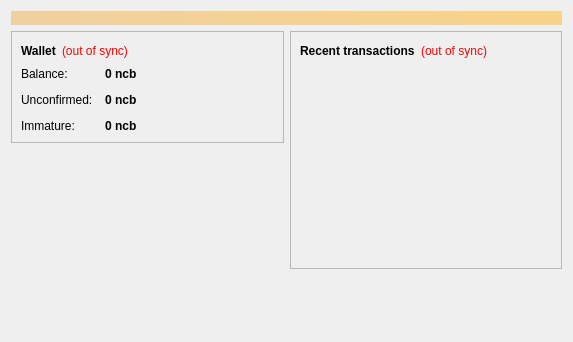
<?xml version="1.0" encoding="UTF-8"?>
<ui version="4.0">
 <class>OverviewPage</class>
 <widget class="QWidget" name="OverviewPage">
  <property name="geometry">
   <rect>
    <x>0</x>
    <y>0</y>
    <width>573</width>
    <height>342</height>
   </rect>
  </property>
  <property name="windowTitle">
   <string>Form</string>
  </property>
  <layout class="QVBoxLayout" name="topLayout">
   <item>
    <widget class="QLabel" name="labelAlerts">
     <property name="visible">
      <bool>false</bool>
     </property>
     <property name="styleSheet">
      <string notr="true">background-color: qlineargradient(x1: 0, y1: 0, x2: 1, y2: 0, stop:0 #F0D0A0, stop:1 #F8D488); color:#000000;</string>
     </property>
     <property name="wordWrap">
      <bool>true</bool>
     </property>
     <property name="margin">
      <number>3</number>
     </property>
    </widget>
   </item>
   <item>
    <layout class="QHBoxLayout" name="horizontalLayout" stretch="1,1">
     <item>
      <layout class="QVBoxLayout" name="verticalLayout_2">
       <item>
        <widget class="QFrame" name="frame">
         <property name="frameShape">
          <enum>QFrame::StyledPanel</enum>
         </property>
         <property name="frameShadow">
          <enum>QFrame::Raised</enum>
         </property>
         <layout class="QVBoxLayout" name="verticalLayout_4">
          <item>
           <layout class="QHBoxLayout" name="horizontalLayout_4">
            <item>
             <widget class="QLabel" name="label_5">
              <property name="font">
               <font>
                <weight>75</weight>
                <bold>true</bold>
               </font>
              </property>
              <property name="text">
               <string>Wallet</string>
              </property>
             </widget>
            </item>
            <item>
             <widget class="QLabel" name="labelWalletStatus">
              <property name="toolTip">
               <string>The displayed information may be out of date. Your wallet automatically synchronizes with the NerveCoinBeta network after a connection is established, but this process has not completed yet.</string>
              </property>
              <property name="styleSheet">
               <string notr="true">QLabel { color: red; }</string>
              </property>
              <property name="text">
               <string notr="true">(out of sync)</string>
              </property>
              <property name="alignment">
               <set>Qt::AlignLeading|Qt::AlignLeft|Qt::AlignVCenter</set>
              </property>
             </widget>
            </item>
            <item>
             <spacer name="horizontalSpacer_2">
              <property name="orientation">
               <enum>Qt::Horizontal</enum>
              </property>
              <property name="sizeHint" stdset="0">
               <size>
                <width>40</width>
                <height>20</height>
               </size>
              </property>
             </spacer>
            </item>
           </layout>
          </item>
          <item>
           <layout class="QFormLayout" name="formLayout_2">
            <property name="fieldGrowthPolicy">
             <enum>QFormLayout::AllNonFixedFieldsGrow</enum>
            </property>
            <property name="horizontalSpacing">
             <number>12</number>
            </property>
            <property name="verticalSpacing">
             <number>12</number>
            </property>
            <item row="0" column="0">
             <widget class="QLabel" name="label">
              <property name="text">
               <string>Balance:</string>
              </property>
             </widget>
            </item>
            <item row="0" column="1">
             <widget class="QLabel" name="labelBalance">
              <property name="font">
               <font>
                <weight>75</weight>
                <bold>true</bold>
               </font>
              </property>
              <property name="cursor">
               <cursorShape>IBeamCursor</cursorShape>
              </property>
              <property name="toolTip">
               <string>Your current balance</string>
              </property>
              <property name="text">
               <string notr="true">0 ncb</string>
              </property>
              <property name="textInteractionFlags">
               <set>Qt::LinksAccessibleByMouse|Qt::TextSelectableByKeyboard|Qt::TextSelectableByMouse</set>
              </property>
             </widget>
            </item>
            <item row="1" column="0">
             <widget class="QLabel" name="label_3">
              <property name="text">
               <string>Unconfirmed:</string>
              </property>
             </widget>
            </item>
            <item row="1" column="1">
             <widget class="QLabel" name="labelUnconfirmed">
              <property name="font">
               <font>
                <weight>75</weight>
                <bold>true</bold>
               </font>
              </property>
              <property name="cursor">
               <cursorShape>IBeamCursor</cursorShape>
              </property>
              <property name="toolTip">
               <string>Total of transactions that have yet to be confirmed, and do not yet count toward the current balance</string>
              </property>
              <property name="text">
               <string notr="true">0 ncb</string>
              </property>
              <property name="textInteractionFlags">
               <set>Qt::LinksAccessibleByMouse|Qt::TextSelectableByKeyboard|Qt::TextSelectableByMouse</set>
              </property>
             </widget>
            </item>
            <item row="2" column="0">
             <widget class="QLabel" name="labelImmatureText">
              <property name="text">
               <string>Immature:</string>
              </property>
             </widget>
            </item>
            <item row="2" column="1">
             <widget class="QLabel" name="labelImmature">
              <property name="font">
               <font>
                <weight>75</weight>
                <bold>true</bold>
               </font>
              </property>
              <property name="toolTip">
               <string>Mined balance that has not yet matured</string>
              </property>
              <property name="text">
               <string notr="true">0 ncb</string>
              </property>
              <property name="textInteractionFlags">
               <set>Qt::LinksAccessibleByMouse|Qt::TextSelectableByKeyboard|Qt::TextSelectableByMouse</set>
              </property>
             </widget>
            </item>
           </layout>
          </item>
         </layout>
        </widget>
       </item>
       <item>
        <spacer name="verticalSpacer">
         <property name="orientation">
          <enum>Qt::Vertical</enum>
         </property>
         <property name="sizeHint" stdset="0">
          <size>
           <width>20</width>
           <height>40</height>
          </size>
         </property>
        </spacer>
       </item>
      </layout>
     </item>
     <item>
      <layout class="QVBoxLayout" name="verticalLayout_3">
       <item>
        <widget class="QFrame" name="frame_2">
         <property name="frameShape">
          <enum>QFrame::StyledPanel</enum>
         </property>
         <property name="frameShadow">
          <enum>QFrame::Raised</enum>
         </property>
         <layout class="QVBoxLayout" name="verticalLayout">
          <item>
           <layout class="QHBoxLayout" name="horizontalLayout_2">
            <item>
             <widget class="QLabel" name="label_4">
              <property name="text">
               <string>&lt;b&gt;Recent transactions&lt;/b&gt;</string>
              </property>
             </widget>
            </item>
            <item>
             <widget class="QLabel" name="labelTransactionsStatus">
              <property name="toolTip">
               <string>The displayed information may be out of date. Your wallet automatically synchronizes with the NerveCoinBeta network after a connection is established, but this process has not completed yet.</string>
              </property>
              <property name="styleSheet">
               <string notr="true">QLabel { color: red; }</string>
              </property>
              <property name="text">
               <string notr="true">(out of sync)</string>
              </property>
              <property name="alignment">
               <set>Qt::AlignRight|Qt::AlignTrailing|Qt::AlignVCenter</set>
              </property>
             </widget>
            </item>
            <item>
             <spacer name="horizontalSpacer">
              <property name="orientation">
               <enum>Qt::Horizontal</enum>
              </property>
              <property name="sizeHint" stdset="0">
               <size>
                <width>40</width>
                <height>20</height>
               </size>
              </property>
             </spacer>
            </item>
           </layout>
          </item>
          <item>
           <widget class="QListView" name="listTransactions">
            <property name="styleSheet">
             <string notr="true">QListView { background: transparent; }</string>
            </property>
            <property name="frameShape">
             <enum>QFrame::NoFrame</enum>
            </property>
            <property name="verticalScrollBarPolicy">
             <enum>Qt::ScrollBarAlwaysOff</enum>
            </property>
            <property name="horizontalScrollBarPolicy">
             <enum>Qt::ScrollBarAlwaysOff</enum>
            </property>
            <property name="selectionMode">
             <enum>QAbstractItemView::NoSelection</enum>
            </property>
           </widget>
          </item>
         </layout>
        </widget>
       </item>
       <item>
        <spacer name="verticalSpacer_2">
         <property name="orientation">
          <enum>Qt::Vertical</enum>
         </property>
         <property name="sizeHint" stdset="0">
          <size>
           <width>20</width>
           <height>40</height>
          </size>
         </property>
        </spacer>
       </item>
      </layout>
     </item>
    </layout>
   </item>
  </layout>
 </widget>
 <resources/>
 <connections/>
</ui>
